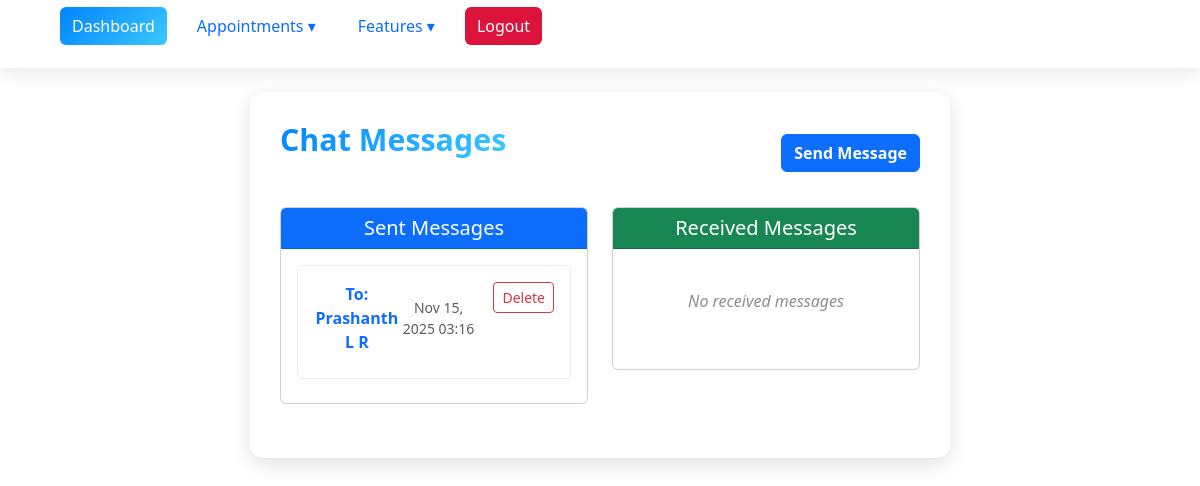
Page /chat/ (signed in) on the committed database.
### myproject/base/models.py (models this page shows, shortened)
class ChatMessage(models.Model):
    sender = models.ForeignKey(
        User,
        on_delete=models.CASCADE,
        related_name='sent_messages'
    )
    receiver = models.ForeignKey(
        User,
        on_delete=models.CASCADE,
        related_name='received_messages'
    )
    message_text = models.TextField()
    attachment = models.FileField(
        upload_to='chat_attachments/',
        blank=True,
        null=True
    )
    timestamp = models.DateTimeField(auto_now_add=True)

class User(AbstractUser):
    ROLE_CHOICES = [
        ('Patient', 'Patient'),
        ('Therapist', 'Therapist'),
        ('Admin', 'Admin'),
        ('SupportStaff', 'Support Staff'),
    ]
    GENDER_CHOICES = [
        ('Male', 'Male'),
        ('Female', 'Female'),
        ('Other', 'Other'),
    ]
    role = models.CharField(max_length=20, choices=ROLE_CHOICES)
    phone_number = models.CharField(max_length=15, blank=True, null=True)
    gender = models.CharField(max_length=10, choices=GENDER_CHOICES, blank=True, null=True)
    date_of_birth = models.DateField(blank=True, null=True)
    address = models.TextField(blank=True, null=True)
    profile_picture = models.ImageField(upload_to='profiles/', blank=True, null=True)
    specialization = models.CharField(max_length=255, blank=True, null=True)
    years_of_experience = models.PositiveIntegerField(default=0)
    qualification = models.CharField(max_length=255, blank=True, null=True)
    availability_status = models.BooleanField(default=True)
    ratings_average = models.FloatField(default=0,
                                        validators=[MinValueValidator(0), MaxValueValidator(5)])
    languages_spoken = models.CharField(max_length=255, blank=True, null=True)
    verification_status = models.BooleanField(default=False)
    groups = models.ManyToManyField(
        Group,
        related_name="custom_user_groups",
        blank=True
    )
    user_permissions = models.ManyToManyField(
        Permission,
        related_name="custom_user_permissions",
        blank=True
    )
    class Meta:
        ordering = ['username']

### myproject/base/views.py (the view)
# urls.py: path('chat/', views.chat_list, name='chat_list'),
@login_required
def chat_list(request):
    messages_sent = ChatMessage.objects.filter(sender=request.user)
    messages_received = ChatMessage.objects.filter(receiver=request.user)
    return render(request, 'Chat/chat_list.html', {
        'messages_sent': messages_sent,
        'messages_received': messages_received,
    })

### myproject/base/templates/Chat/chat_list.html (shortened to what this page needs)
{% extends 'main.html' %}
{% block content %}
<div class="container mt-4">
    <div class="d-flex justify-content-between align-items-center mb-4">
        <h2>Chat Messages</h2>
        <a href="{% url 'chat_create' %}" class="btn btn-primary">
             Send Message
        </a>
    </div>
    <div class="row">
        <div class="col-md-6 mb-4">
            <div class="card">
                <div class="card-header bg-primary text-white">
                    <h5 class="card-title mb-0">
                         Sent Messages
                    </h5>
                </div>
                <div class="card-body">
                    {% if messages_sent %}
                    <div class="list-group">
                        {% for message in messages_sent %}
                        <div class="list-group-item">
                            <div class="d-flex justify-content-between align-items-start">
                                <div class="flex-grow-1">
                                    <div class="d-flex justify-content-between align-items-center mb-2">
                                        <strong class="text-primary">To: {{ message.receiver.get_full_name|default:message.receiver.username }}</strong>
                                        <small class="text-muted">{{ message.timestamp|date:"M d, Y H:i" }}</small>
                                    </div>
                                </div>
                                <div class="ms-3">
                                    <a href="{% url 'chat_delete' message.pk %}" class="btn btn-outline-danger btn-sm"
                                       onclick="return confirm('Are you sure you want to delete this message?')"
                                       title="Delete Message">
                                        Delete
                                    </a>
                                </div>
                            </div>
                        </div>
                        {% endfor %}
                    </div>
                    {% else %}
                    <div class="text-center py-4">
                        <i class="fas fa-share-square fa-2x text-muted mb-3"></i>
                        <p class="text-muted">No sent messages</p>
                    </div>
                    {% endif %}
                </div>
            </div>
        </div>
        <div class="col-md-6 mb-4">
            <div class="card">
                <div class="card-header bg-success text-white">
                    <h5 class="card-title mb-0">
                         Received Messages
                    </h5>
                </div>
                <div class="card-body">
                    {% if messages_received %}
                    <div class="list-group">
                        {% for message in messages_received %}
                        <div class="list-group-item">
                            <div class="d-flex justify-content-between align-items-start mb-2">
                                <strong class="text-success">From: {{ message.sender.get_full_name|default:message.sender.username }}</strong>
                                <small class="text-muted">{{ message.timestamp|date:"M d, Y H:i" }}</small>
                            </div>
                            <p class="mb-0">{{ message.content }}</p>
                        </div>
                        {% endfor %}
                    </div>
                    {% else %}
                    <div class="text-center py-4">
                        <p class="text-muted">No received messages</p>
                    </div>
                    {% endif %}
                </div>
            </div>
        </div>
    </div>
</div>
{% endblock %}

### static/style.css (style rules this page uses)
.container.mt-4 { background: rgba(255, 255, 255, 0.88); padding: 30px; border-radius: 14px; max-width: 700px; margin: auto; box-shadow: 0 6px 20px rgba(0,0,0,0.12); animation: fadeInPage 0.6s ease-in-out; }
.container.mt-4 h2 { text-align: center; font-weight: 700; margin-bottom: 25px; background: linear-gradient(135deg, #0084ff, #3cc8ff); background-clip: text; -webkit-background-clip: text; color: transparent; }
.container h2 { font-size: 1.9rem; font-weight: 700; margin-bottom: 20px; background: linear-gradient(135deg, #0066ff, #00eaff); background-clip: text; -webkit-background-clip: text; color: transparent; animation: fadeSlide 0.6s ease-out forwards; }
.btn-primary { border-radius: 6px; font-weight: 600; transition: transform 0.25s ease, background 0.3s ease; }
.text-center { font-style: italic; opacity: .7; }

### templates/nav.html (style rules this page uses)
:root { --primary-color: #0084ff; --gradient: linear-gradient(135deg, #0084ff, #3cc8ff); --bg-light: #ffffff; --bg-dark: #0b0e12; --text-light: #fff; --text-dark: #222; --nav-bg-light: rgba(255, 255, 255, 0.85); --nav-bg-dark: rgba(20, 20, 20, 0.85); --hover-light: #e7f3ff; --hover-dark: #1f2a37; --blur-bg: blur(10px); }
body.light-theme { background: var(--bg-light); color: var(--text-dark); }

### myproject/base/templates/Chat/chat_list.html (style rules this page uses)
.list-group-item { border: 1px solid #e9ecef; border-radius: 0.375rem; margin-bottom: 0.5rem; padding: 1rem; }

### rows in the picture
ChatMessage: receiver.get_full_name "Prashanth L R", timestamp "Nov 15, 2025 03:16"
